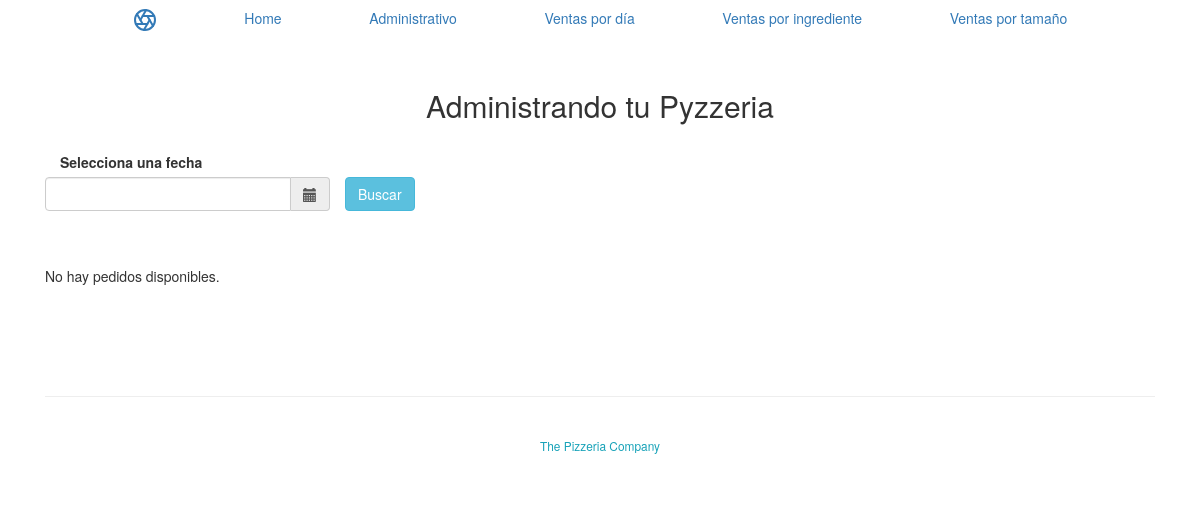
Page /pedidos/administracion/hoy/ on the earlier database version.
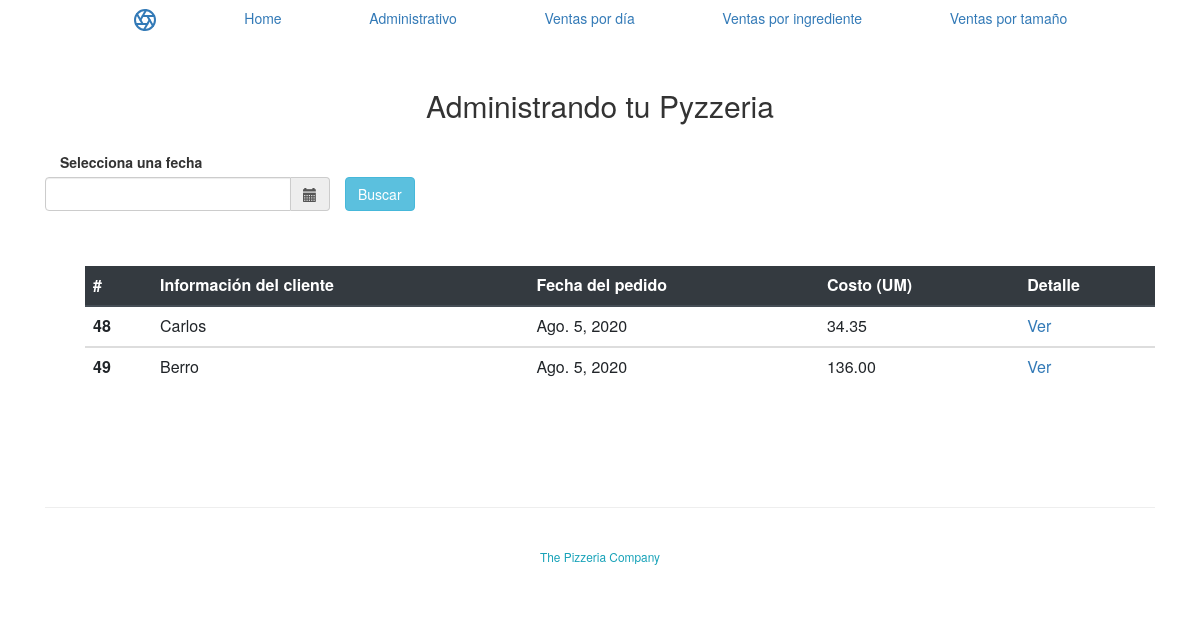
Same page on the later database version.
### pedidos/models.py (models this page shows, shortened)
class Pedido(models.Model):
    pedido_id = models.AutoField(primary_key=True)
    fecha_pedido = models.DateField('Fecha pedido')
    nombre_cliente = models.CharField(max_length=200)
    def costo_total(self):
        cont = 0
        for tot in self.pizza_set.all():
            cont = cont + tot.costo()
        return cont

class Pizza(models.Model):
    pizza_id = models.AutoField(primary_key=True)
    pedido_id = models.ForeignKey(Pedido, on_delete=models.DO_NOTHING)
    tamano_id = models.ForeignKey(Tamano, on_delete=models.DO_NOTHING)
    def costo(self):
        cont = 0
        for ing in self.pizza_ingrediente_set.all().filter()[0:]:
            cont = cont + ing.ingrediente_id.get_costo()
        return cont + self.tamano_id.get_costo()

class Pizza_Ingrediente(models.Model):
    id = models.AutoField(primary_key=True)
    pizza_id = models.ForeignKey(Pizza, on_delete=models.DO_NOTHING, default=1)
    ingrediente_id = models.ForeignKey(Ingrediente, on_delete=models.DO_NOTHING, default=1)

class Ingrediente(models.Model):
    ingrediente_id = models.AutoField(primary_key=True)
    nombre_ingrediente = models.CharField(max_length=200)
    costo_ingrediente = models.DecimalField(max_digits=10, decimal_places=2, default=0)
    def get_costo(self):
        return self.costo_ingrediente

class Tamano(models.Model):
    tamano_id = models.AutoField(primary_key=True)
    nombre_tamano = models.CharField(max_length=200)
    costo_tamano = models.DecimalField(max_digits=10, decimal_places=2)
    def get_costo(self):
        return self.costo_tamano

### pedidos/views.py (the view)
# urls.py: path('administracion/hoy/', views.today, name='hoy'),
def today(request):
    if request.POST:
        try:
            fechita = request.POST['fecha']
            if fechita == "":
                fechita = timezone.now()
        except:
            fechita = timezone.now()
        else:
            pedidos = list()
            pedidos_list = Pedido.objects.filter(fecha_pedido=fechita).all()
            for pl in pedidos_list:
                pizzas = pl.pizza_set.all()
                if pizzas:
                    pedidos.append(pl)
            return render(request, 'pedidos/ventas_dia.html', {'pedidos_list':pedidos})
    else:
        fechita = timezone.now()
        pedidos = list()
        pedidos_list = Pedido.objects.filter(fecha_pedido=fechita).all()
        for pl in pedidos_list:
            pizzas = pl.pizza_set.all()
            if pizzas:
                pedidos.append(pl)
        return render(request, 'pedidos/ventas_dia.html', {'pedidos_list':pedidos})

### pedidos/templates/pedidos/ventas_dia.html (shortened to what this page needs)
<html>
    <head>
        {% load bootstrap4 %}
       {% bootstrap_css %}
       <link href="//cdnjs.cloudflare.com/ajax/libs/twitter-bootstrap/3.3.7/css/bootstrap.css" rel="stylesheet"/>
       <link href="//cdnjs.cloudflare.com/ajax/libs/bootstrap-datetimepicker/4.17.37/css/bootstrap-datetimepicker.css" rel="stylesheet"/>
    </head>
    <body>
        <nav class="site-header py-1">
            <div class="container d-flex flex-column flex-md-row justify-content-between">
                <a class="py-2" href="{% url 'pedidos:index' %}">
                </a>
                <a class="py-2 d-none d-md-inline-block" href="{% url 'pedidos:index' %}">Home</a>
                <a class="py-2 d-none d-md-inline-block" href="{% url 'pedidos:administracion' %}">Administrativo</a>
                <a class="py-2 d-none d-md-inline-block" href="{% url 'pedidos:hoy' %}">Ventas por día</a>
                <a class="py-2 d-none d-md-inline-block" href="{% url 'pedidos:venta_ingrediente' %}">Ventas por ingrediente</a>
                <a class="py-2 d-none d-md-inline-block" href="{% url 'pedidos:venta_tamano' %}">Ventas por tamaño</a>
            </div>
            </nav>
<div class="container py-5">
    <div class="row">
        <div class="col-md-12">
            <h2 class="text-center mb-5">Administrando tu Pyzzeria</h2>
            <div class="container">
                <div class="row">
                    <div class='col-sm-6'>
                        <form action="{% url 'pedidos:hoy' %}" method="post">
                            <label>Selecciona una fecha</label>
                            <div class="form-group row">
                                    <div class='input-group date col-md-6' id='datetimepicker1'>
                                        <input type='text' class="form-control" name="fecha" >
                                        <span class="input-group-addon">
                                            <span class="glyphicon glyphicon-calendar"></span>
                                        </span>
                                    </div>
                                    <div class="col-md-2">
                                        <button type="submit" class="btn btn-info">Buscar</button>
                                    </div>
                            </div>
                        </form>
                    </div>
                </div>
            </div>
            <br>
            <br>
            <div>
                {% if pedidos_list %}
                    <ul>
                    <table class="table">
                        <thead class="thead-dark">
                        <tr>
                            <th scope="col">#</th>
                            <th scope="col">Información del cliente</th>
                            <th scope="col">Fecha del pedido</th>
                            <th scope="col">Costo (UM)</th>
                            <th scope="col">Detalle</th>
                        </tr>
                        </thead>
                        {% for pedido in pedidos_list %}
                        <tbody>
                        <tr>
                            <th scope="row">{{pedido.pedido_id}}</th>
                            <td>{{pedido.nombre_cliente}}</td>
                            <td>{{pedido.fecha_pedido}}</td>
                            <td>{{pedido.costo_total}}</td>
                            <td><a href="{% url 'pedidos:detalle' pedido.pedido_id %}">Ver</a></td>
                        </tr>
                        </tbody>
                        {% endfor %}
                    </table>
                    </ul>
                {% else %}
                    <p>No hay pedidos disponibles.</p>
                {% endif %}
            </div>
        <br><br><br><br>
        </div>
    </div>
    <hr>
    <p class="text-center"><br>
        <a class="small text-info d-inline-block" >The Pizzeria Company</a>
    </p>
</div>
    </body>
  </html>

Differences in the rows shown:
added Pedido: pedido_id "48", nombre_cliente "Carlos", fecha_pedido "Ago. 5, 2020", costo_total "34.35"
added Pedido: pedido_id "49", nombre_cliente "Berro", fecha_pedido "Ago. 5, 2020", costo_total "136.00"
Other differences:
text no longer shown: "No hay pedidos disponibles."
text now shown: "# Información del cliente Fecha del pedido Costo (UM) Detalle"
